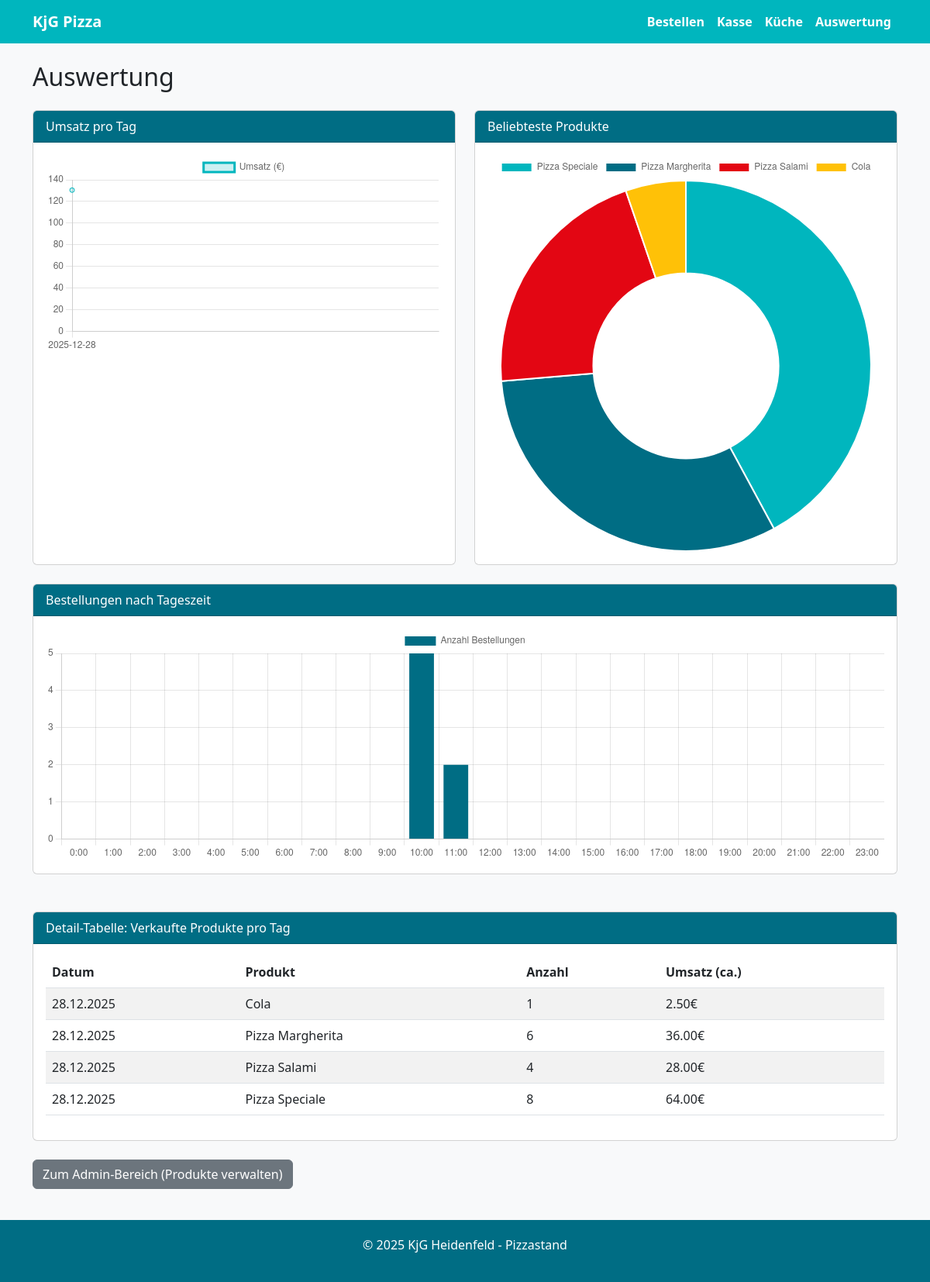
/auswertung/ (signed in), run on the app's committed database.
### orders/models.py (models this page shows, shortened)
class Product(models.Model):
    CATEGORY_CHOICES = [
        ('pizza', 'Pizza'),
        ('drink', 'Getränk'),
    ]
    name = models.CharField(max_length=100)
    price = models.DecimalField(max_digits=5, decimal_places=2)
    category = models.CharField(max_length=10, choices=CATEGORY_CHOICES, default='pizza')

### orders/views.py (the view)
# urls.py: path('auswertung/', views.analytics_view, name='analytics_view'),
@staff_member_required
def analytics_view(request):
    from django.db.models.functions import ExtractHour
    from django.db.models import Count
    import json
    from django.core.serializers.json import DjangoJSONEncoder
    stats = OrderItem.objects.annotate(date=TruncDate('order__created_at')) \
        .values('date', 'product__name') \
        .annotate(total_quantity=Sum('quantity'), total_revenue=Sum(F('quantity') * F('product__price'))) \
        .order_by('-date', 'product__name')
    daily_data = Order.objects.annotate(date=TruncDate('created_at')) \
        .values('date') \
        .annotate(revenue=Sum(F('items__quantity') * F('items__product__price'))) \
        .order_by('date')
    daily_labels = [d['date'] for d in daily_data]
    daily_values = [d['revenue'] for d in daily_data]
    product_data = OrderItem.objects.values('product__name') \
        .annotate(total_qty=Sum('quantity')) \
        .order_by('-total_qty')
    product_labels = [p['product__name'] for p in product_data]
    product_values = [p['total_qty'] for p in product_data]
    hourly_data = Order.objects.annotate(hour=ExtractHour('created_at')) \
        .values('hour') \
        .annotate(count=Count('id')) \
        .order_by('hour')
    hours_dict = {h['hour']: h['count'] for h in hourly_data}
    hourly_labels = [f"{h}:00" for h in range(24)]
    hourly_values = [hours_dict.get(h, 0) for h in range(24)]
    context = {
        'stats': stats,
        'daily_labels': json.dumps(daily_labels, cls=DjangoJSONEncoder),
        'daily_values': json.dumps(daily_values, cls=DjangoJSONEncoder),
        'product_labels': json.dumps(product_labels),
        'product_values': json.dumps(product_values),
        'hourly_labels': json.dumps(hourly_labels),
        'hourly_values': json.dumps(hourly_values),
    }
    return render(request, 'orders/analytics.html', context)

### orders/templates/orders/analytics.html (shortened to what this page needs)
{% extends 'orders/base.html' %}
{% block content %}
<h2 class="mb-4">Auswertung</h2>
<div class="row mb-4">
    <div class="col-md-6 mb-4">
        <div class="card h-100">
            <div class="card-header card-header-kjg">Umsatz pro Tag</div>
            <div class="card-body">
                <canvas id="dailyRevenueChart"></canvas>
            </div>
        </div>
    </div>
    <div class="col-md-6 mb-4">
        <div class="card h-100">
            <div class="card-header card-header-kjg">Beliebteste Produkte</div>
            <div class="card-body">
                <canvas id="productChart"></canvas>
            </div>
        </div>
    </div>
    <div class="col-12 mb-4">
        <div class="card h-100">
            <div class="card-header card-header-kjg">Bestellungen nach Tageszeit</div>
            <div class="card-body">
                <canvas id="hourlyChart" style="max-height: 300px;"></canvas>
            </div>
        </div>
    </div>
</div>
<div class="card">
    <div class="card-header card-header-kjg">
        Detail-Tabelle: Verkaufte Produkte pro Tag
    </div>
    <div class="card-body">
        <div class="table-responsive">
            <table class="table table-striped table-hover">
                <thead>
                    <tr>
                        <th>Datum</th>
                        <th>Produkt</th>
                        <th>Anzahl</th>
                        <th>Umsatz (ca.)</th>
                    </tr>
                </thead>
                <tbody>
                    {% for row in stats %}
                    <tr>
                        <td>{{ row.date|date:"d.m.Y" }}</td>
                        <td>{{ row.product__name }}</td>
                        <td>{{ row.total_quantity }}</td>
                        <td>{{ row.total_revenue|floatformat:2 }}€</td>
                    </tr>
                    {% empty %}
                    <tr>
                        <td colspan="4" class="text-center">Keine Daten vorhanden.</td>
                    </tr>
                    {% endfor %}
                </tbody>
            </table>
        </div>
    </div>
</div>
<div class="mt-4">
    <a href="/admin/" class="btn btn-secondary">Zum Admin-Bereich (Produkte verwalten)</a>
</div>
{% endblock %}
{% block extra_js %}
<script>
    // Colors
    const kjgPrimary = '#00b6be';
    const kjgSecondary = '#006d84';
    const kjgRed = '#E30613';
    // 1. Daily Revenue Chart
    const ctxDaily = document.getElementById('dailyRevenueChart').getContext('2d');
    new Chart(ctxDaily, {
        type: 'line',
        data: {
            labels: {{ daily_labels|safe }},
            datasets: [{
                label: 'Umsatz (€)',
                data: {{ daily_values|safe }},
                borderColor: kjgPrimary,
                backgroundColor: 'rgba(0, 182, 190, 0.2)',
                tension: 0.1,
                fill: true
            }]
        },
        options: {
            responsive: true,
            scales: {
                y: { beginAtZero: true }
            }
        }
    });
    // 2. Product Popularity Chart
    const ctxProduct = document.getElementById('productChart').getContext('2d');
    new Chart(ctxProduct, {
        type: 'doughnut',
        data: {
            labels: {{ product_labels|safe }},
            datasets: [{
                data: {{ product_values|safe }},
                backgroundColor: [
                    kjgPrimary,
                    kjgSecondary,
                    kjgRed,
                    '#ffc107',
                    '#198754',
                    '#6c757d'
                ]
            }]
        },
        options: {
            responsive: true
        }
    });
    // 3. Hourly Activity Chart
    const ctxHourly = document.getElementById('hourlyChart').getContext('2d');
    new Chart(ctxHourly, {
        type: 'bar',
        data: {
            labels: {{ hourly_labels|safe }},
            datasets: [{
                label: 'Anzahl Bestellungen',
                data: {{ hourly_values|safe }},
                backgroundColor: kjgSecondary,
            }]
        },
        options: {
            responsive: true,
            scales: {
                y: { beginAtZero: true, ticks: { stepSize: 1 } }
            }
        }
    });
</script>
{% endblock %}

### orders/templates/orders/base.html (style rules this page uses)
:root { --kjg-primary: #00b6be; --kjg-secondary: #006d84; }
body { font-family: 'Segoe UI', Tahoma, Geneva, Verdana, sans-serif; background-color: #f8f9fa; }
.card-header-kjg { background-color: var(--kjg-secondary); color: white; }

### data on the page
Product: date "28.12.2025", product__name "Cola", total_quantity "1", total_revenue "2.50"
Product: date "28.12.2025", product__name "Pizza Margherita", total_quantity "6", total_revenue "36.00"
Product: date "28.12.2025", product__name "Pizza Salami", total_quantity "4", total_revenue "28.00"
Product: date "28.12.2025", product__name "Pizza Speciale", total_quantity "8", total_revenue "64.00"

### other printed values
chart data {{ daily_labels|safe }} ["2025-12-28"]
chart data {{ daily_values|safe }} ["130.5"]
chart data {{ product_labels|safe }} ["Pizza Speciale", "Pizza Margherita", "Pizza Salami", "Cola"]
chart data {{ product_values|safe }} [8, 6, 4, 1]
